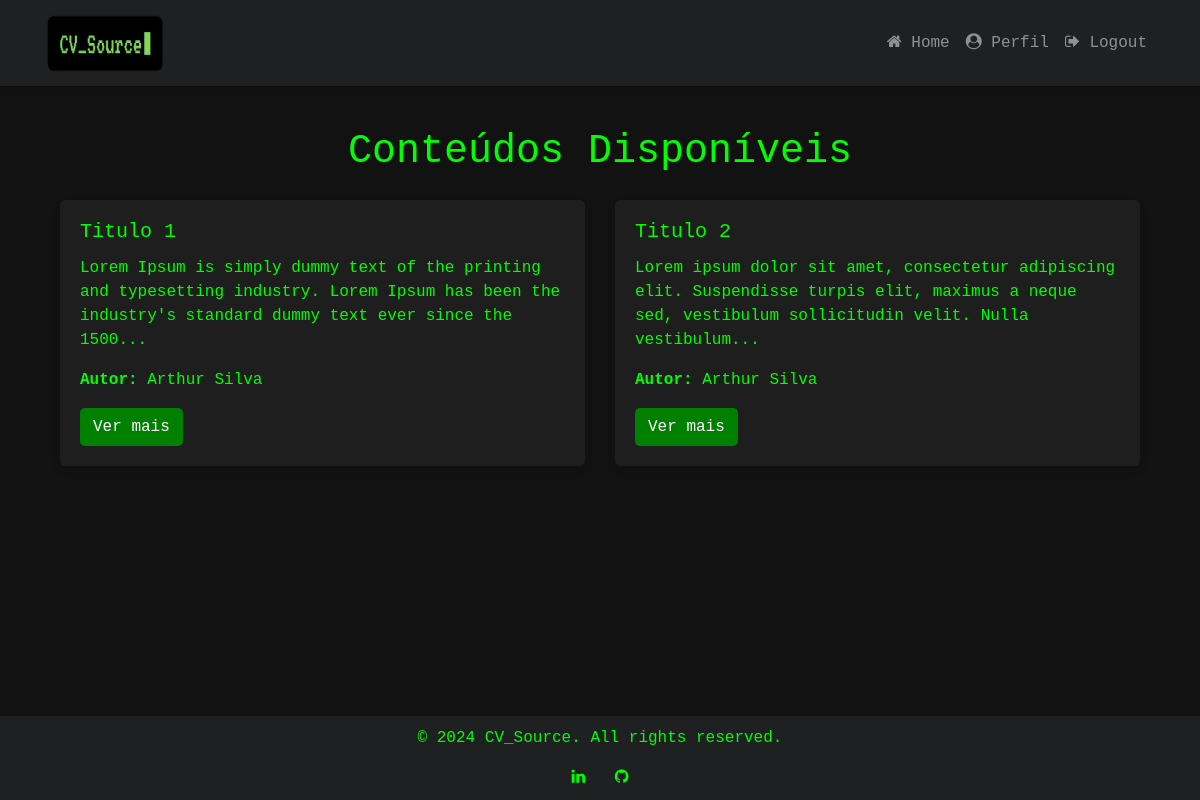
Screenshot of / (signed in) with the database file from the repository.
### website/models.py (models this page shows, shortened)
class Content(db.Model):
    id = db.Column(db.Integer, primary_key=True)
    title = db.Column(db.String(150), nullable=False)
    description = db.Column(db.String(500), nullable=False)
    link = db.Column(db.String(500))  # link para conteúdo externo (opcional)
    author = db.Column(db.String(150), nullable=False)
    youtube_url = db.Column(db.String(500))

### website/views.py (the view)
@views.route('/')
@login_required
def home():
    contents = Content.query.all()
    return render_template("home.html", user=current_user, contents=contents)

### website/__init__.py (called while the page is built)
def create_app():
    app = Flask(__name__)
    app.config['SECRET_KEY'] = 'your_secret_key'  # Substitua por uma chave segura
    app.config['SQLALCHEMY_DATABASE_URI'] = f'sqlite:///{DB_NAME}'
    db.init_app(app)
    migrate.init_app(app, db)  # Configuração do Flask-Migrate
    from .views import views
    from .auth import auth
    app.register_blueprint(views, url_prefix='/')
    app.register_blueprint(auth, url_prefix='/')
    from .models import User, Content
    with app.app_context():
        db.create_all()
    login_manager = LoginManager()
    login_manager.login_view = 'auth.login'
    login_manager.init_app(app)
    @login_manager.user_loader
    def load_user(id):
        return User.query.get(int(id))
    @app.context_processor
    def inject_user():
        return dict(user=current_user)
    return app

### website/templates/home.html (shortened to what this page needs)
{% extends "base.html" %}
{% block content %}
    <div class="container mt-4">
        <h1 class="text-center mb-4">Conteúdos Disponíveis</h1>
        <div class="row">
            {% for content in contents %}
            <div class="col-md-6 mb-4">
                <div class="card card-custom">
                    <div class="card-body">
                        <h5 class="card-title">
                            <a href="{{ url_for('views.view_content', content_id=content.id) }}" style="color: #00FF00;">
                                {{ content.title }}
                            </a>
                        </h5>
                        <p class="card-text">
                            {{ content.description[:150] }}{% if content.description|length > 150 %}...{% endif %}
                        </p>
                        <p><strong>Autor:</strong> {{ content.author }}</p>
                        <a href="{{ url_for('views.view_content', content_id=content.id) }}" class="btn btn-custom">
                            Ver mais
                        </a>
                    </div>
                </div>
            </div>
            {% endfor %}
        </div>
    </div>
{% endblock %}

### website/templates/base.html (shortened to what this page needs)
<!DOCTYPE html>
<html>
  <head>
    <link
      rel="stylesheet"
      href="https://stackpath.bootstrapcdn.com/bootstrap/4.4.1/css/bootstrap.min.css"
    />
    <link
      rel="stylesheet"
      href="https://stackpath.bootstrapcdn.com/font-awesome/4.7.0/css/font-awesome.min.css"
    />
  </head>
  <body>
    <nav class="navbar navbar-expand-lg navbar-custom navbar-dark fixed-top">
      <div class="container">
        <a class="navbar-brand d-flex align-items-center" href="/">
          <img src="{{ url_for('static', filename='images/CV_Source.png') }}" width="120" height="60" alt="Logo">
        </a>
        <div class="collapse navbar-collapse" id="navbarContent">
          <ul class="navbar-nav ml-auto">
            {% if user.is_authenticated %}
              <li class="nav-item">
                <a class="nav-link" href="/">
                  <i class="fa fa-home"></i> Home
                </a>
              </li>
              <li class="nav-item">
                <a class="nav-link" href="/profile">
                  <i class="fa fa-user-circle"></i> Perfil
                </a>
              </li>
              <li class="nav-item">
                <a class="nav-link" href="/logout">
                  <i class="fa fa-sign-out"></i> Logout
                </a>
              </li>
            {% endif %}
          </ul>
        </div>
      </div>
    </nav>
    <div class="container mt-4 content-wrapper">
      {% block content %}{% endblock %}
    </div>
    <footer class="footer" id="footer">
      <p>© 2024 CV_Source. All rights reserved.</p>
      <div class="social-icons">
        <a href="https://www.linkedin.com" target="_blank"><i class="fa fa-linkedin"></i></a>
        <a href="https://github.com" target="_blank"><i class="fa fa-github"></i></a>
      </div>
    </footer>
  </body>
</html>

### website/templates/base.html (style rules this page uses)
html, body { height: 100%; margin: 0; display: flex; flex-direction: column; }
body { background-color: #121212; color: #00FF00; font-family: "Courier New", Courier, monospace; padding-top: 80px; }
.content-wrapper { flex: 1; display: flex; flex-direction: column; }
.navbar-custom { background-color: #1f2022 !important; box-shadow: 0 4px 6px rgba(0, 0, 0, 0.1); }
.card-custom { background-color: #1e1e1e; border: none; border-radius: 5px; box-shadow: 0 4px 8px rgba(0, 0, 0, 0.1); transition: transform 0.3s ease; color: #00FF00; }
.btn-custom { border-radius: 5px; background-color: #008000; color: white; }
.footer { background-color: #1f2022; color: #00FF00; padding: 10px 0; text-align: center; position: relative; width: 100%; bottom: 0; }
.footer a { color: #00FF00; margin: 0 10px; }
.footer .social-icons { margin-top: 5px; }

### rows the page displays
Content: title "Titulo 1", description "Lorem Ipsum is simply dummy text of the printing and typesetting industry. Lorem Ipsum has been the industry's standard dummy text ever since the 1500", author "Arthur Silva"
Content: title "Titulo 2", description "Lorem ipsum dolor sit amet, consectetur adipiscing elit. Suspendisse turpis elit, maximus a neque sed, vestibulum sollicitudin velit. Nulla vestibulum", author "Arthur Silva"
